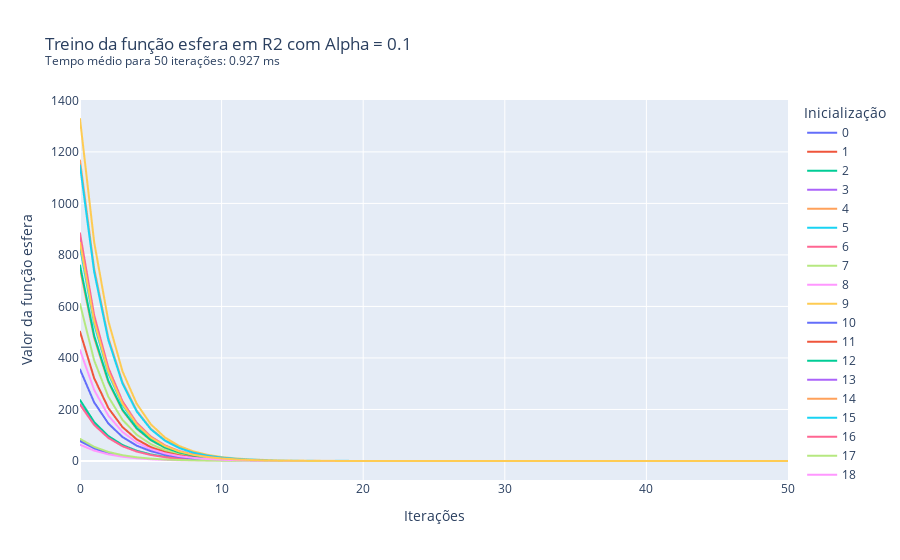

The cell this chart's notebook holds for it:
### Markdown cell above
Caso 1.1.1: $\alpha$ = 0.1

### Code cell
av03.treina_gradiente(1e-1, 2, 'esfera', 50)
